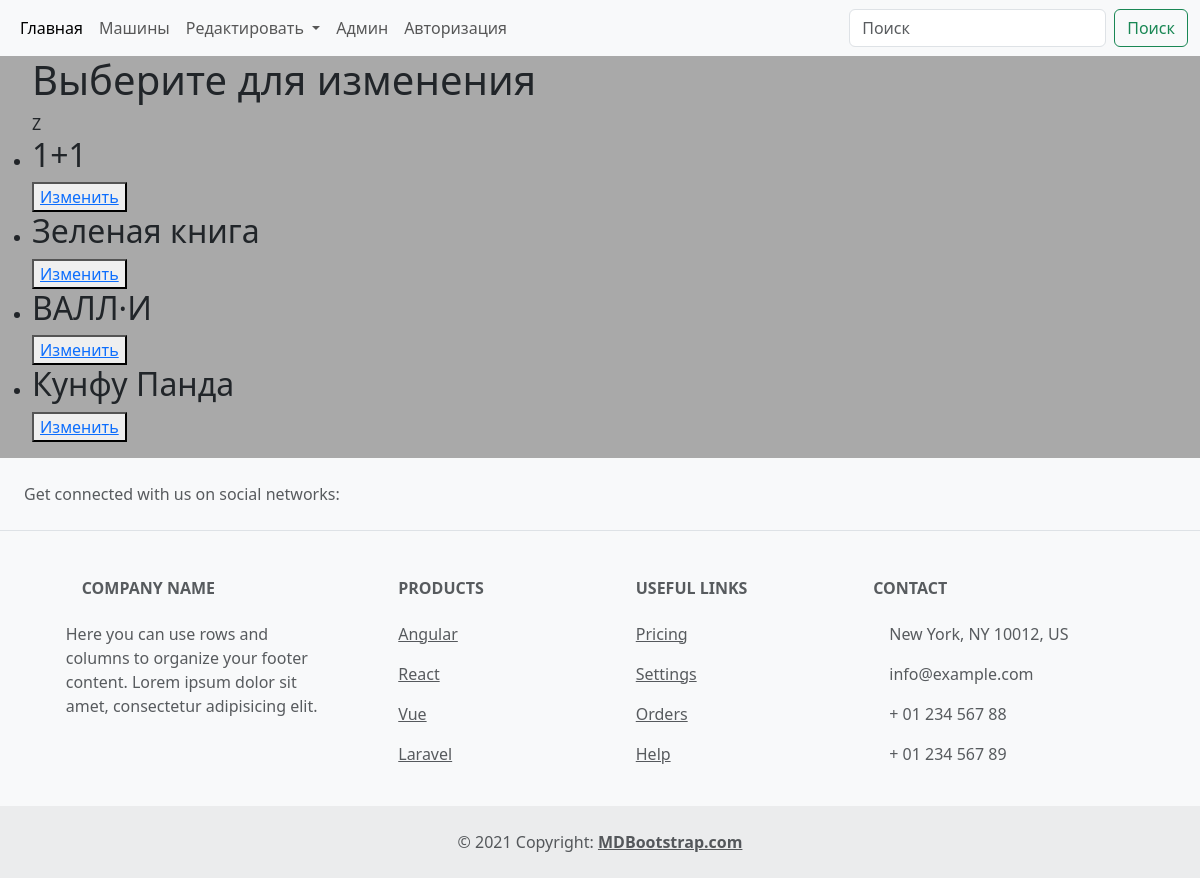
/tv_shows_list_update/, run on an earlier commit of the app's database.
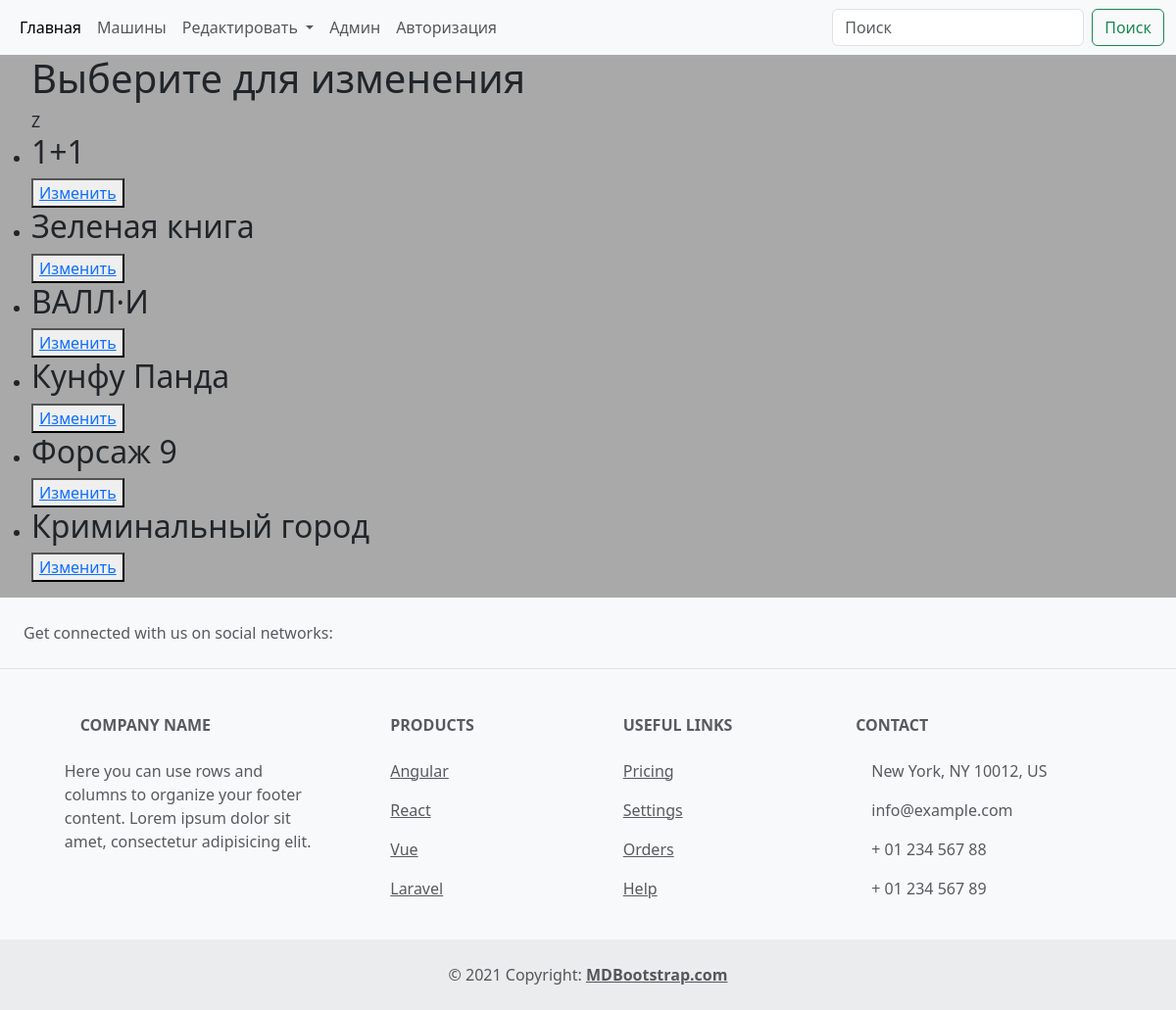
And on a later commit of the database.
### tv_shows/models.py (models this page shows, shortened)
class TvShow(models.Model):
    TYPE_TVSHOW = (
        ('Драма', 'Драма'),
        ('Мелодрама', 'Мелодрама'),
        ('Боевик', 'Боевик'),
        ('Вестерн', 'Вестерн'),
        ('Фэнтези', 'Фэнтези'),
        ('Исторические', 'Исторические'),
        ('Комедия', 'Комедия'),
    )
    title = models.CharField(max_length=100, verbose_name="Укажите названия фильма")
    description = models.TextField(verbose_name="Описание фильма", blank=True)
    image = models.ImageField(upload_to='films/', verbose_name="Фото фильма", blank=True)
    price = models.PositiveIntegerField(verbose_name="Укажите цену фильма", blank=True)
    genre = models.CharField(max_length=100, choices=TYPE_TVSHOW)
    author = models.CharField(max_length=100, verbose_name="Автор фильма", blank=True)
    trailer = models.URLField(verbose_name="Ссылка на трейлер")

### tv_shows/views.py (the view)
# urls.py: path('tv_shows_list_update/', views.tv_shows_edit_view, name="tv_shows_list_update"),
def tv_shows_edit_view(request):
    if request.method == 'GET':
        tv_shows_update = models.TvShow.objects.all()
        return render(request, 'crud/update/tv_shows_list_update.html',
                      {'tv_shows_update': tv_shows_update})

### templates/crud/update/tv_shows_list_update.html
{% include 'tv/header.html' %}
<ul>
<h1>Выберите для изменения</h1>Z
    {% for i in tv_shows_update %}
    <li>
        <h2>{{i.title}}</h2>
        <button><a href="/tv_shows_update/{{i.id}}/update/">Изменить</a></button>
    </li>
    {% endfor %}
</ul>
{% include 'tv/footer.html' %}

What changed in the data, as far as the page shows it:
added TvShow: title "Форсаж 9"
added TvShow: title "Криминальный город"
